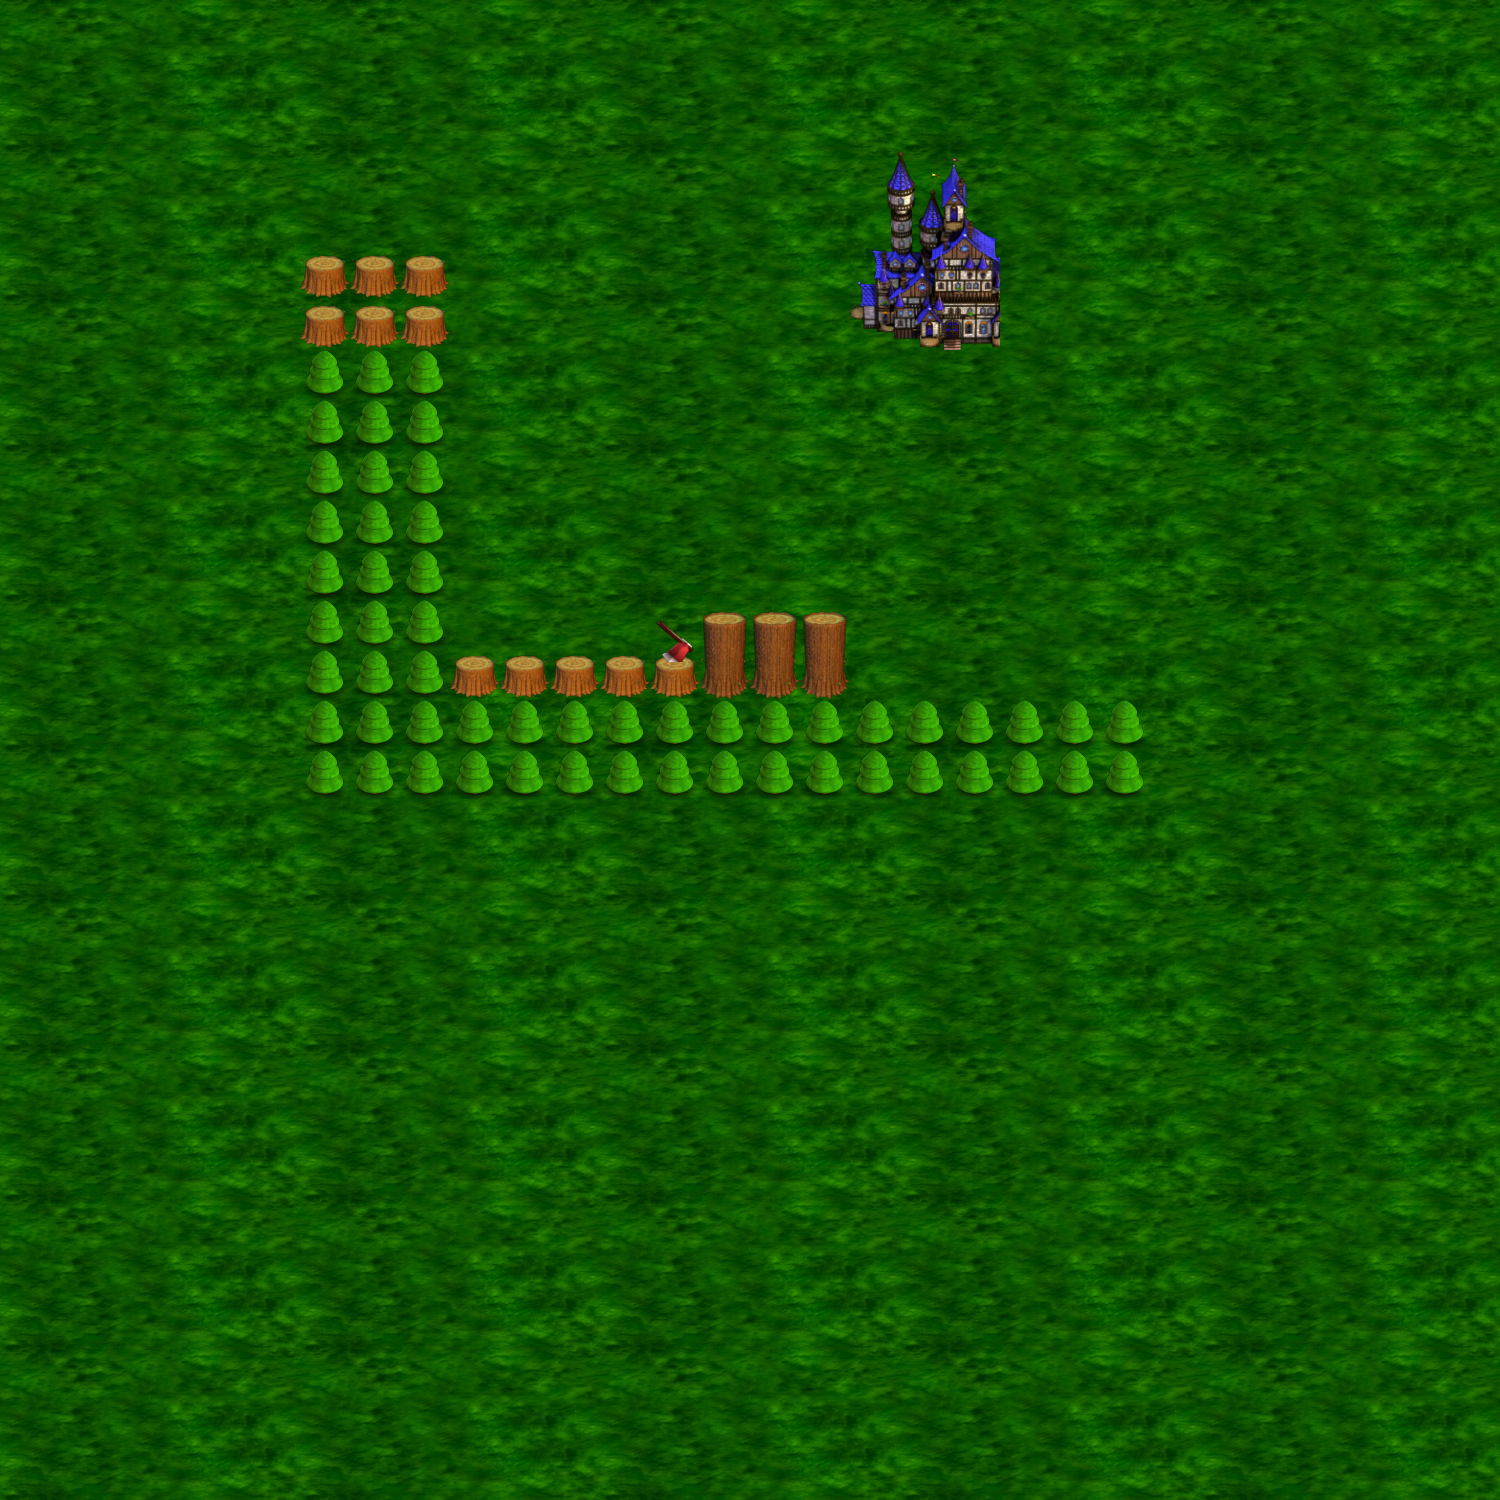

This game map was drawn from its Tiled (.tmx) file and the tilesets committed beside it. A one-line description and the trimmed map source follow:
An orthogonal 30x30 tile map with 50x50 px tiles, 6 tile layers (Grass Layer, Logs Layer, Trees Layer, Axe Layer, ...), 8 tilesets and 4 objects.

<map version="1.10" tiledversion="1.11.0" orientation="orthogonal" renderorder="right-down" width="30" height="30" tilewidth="50" tileheight="50" infinite="0" nextlayerid="8" nextobjectid="9">
 <editorsettings>
  <export target="gameMap.lua" format="lua" />
 </editorsettings>
 <tileset firstgid="1" name="grass" tilewidth="50" tileheight="50" tilecount="18" columns="6">
  <image source="../sprites/Overworld_sprites/4834.png" width="300" height="150" />
 </tileset>
 <tileset firstgid="19" name="trees" tilewidth="50" tileheight="50" tilecount="1" columns="1">
  <image source="../sprites/Overworld_sprites/5173.png" width="50" height="50" />
 </tileset>
 <tileset firstgid="20" name="grass_2" tilewidth="50" tileheight="50" tilecount="8" columns="4">
  <image source="../sprites/Overworld_sprites/4883.png" width="200" height="100" />
 </tileset>
 <tileset firstgid="28" name="grass_2_fade" tilewidth="50" tileheight="50" tilecount="2" columns="1">
  <image source="../sprites/Overworld_sprites/2684.png" width="89" height="100" />
 </tileset>
 <tileset firstgid="30" name="tall_log" tilewidth="50" tileheight="50" tilecount="2" columns="1">
  <image source="../sprites/Overworld_sprites/2144.png" width="50" height="100" />
 </tileset>
 <tileset firstgid="32" name="log" tilewidth="50" tileheight="50" tilecount="1" columns="1">
  <image source="../sprites/Overworld_sprites/2681.png" width="50" height="50" />
 </tileset>
 <tileset firstgid="33" name="axe" tilewidth="50" tileheight="50" tilecount="1" columns="1">
  <image source="../sprites/Overworld_sprites/2173.png" width="50" height="50" />
 </tileset>
 <tileset firstgid="34" name="castle_1" tilewidth="50" tileheight="50" tilecount="12" columns="3">
  <image source="../sprites/Overworld_sprites/2181.png" width="193" height="201" />
 </tileset>
 <layer id="1" name="Grass Layer" width="30" height="30">
  <data>[900 cells, 900 non-empty, 18 distinct tile ids]</data>
 </layer>
 <layer id="3" name="Logs Layer" width="30" height="30">
  <data>[900 cells, 11 non-empty, 1 distinct tile ids]</data>
 </layer>
 <layer id="2" name="Trees Layer" width="30" height="30">
  <data>[900 cells, 55 non-empty, 1 distinct tile ids]</data>
 </layer>
 <layer id="5" name="Axe Layer" width="30" height="30" offsetx="0" offsety="12">
  <data>[900 cells, 1 non-empty, 1 distinct tile ids]</data>
 </layer>
 <layer id="4" name="Castle Layer" width="30" height="30">
  <data>[900 cells, 3 non-empty, 3 distinct tile ids]</data>
 </layer>
 <layer id="6" name="Movebehind Layer" width="30" height="30">
  <data>[900 cells, 15 non-empty, 11 distinct tile ids]</data>
 </layer>
 <objectgroup id="7" name="Walls">
  <object id="1" x="300" y="250" width="150" height="550" />
  <object id="2" x="450" y="650" width="400" height="150" />
  <object id="3" x="850" y="700" width="300" height="100" />
  <object id="4" x="860" y="269" width="140" height="70" />
 </objectgroup>
</map>